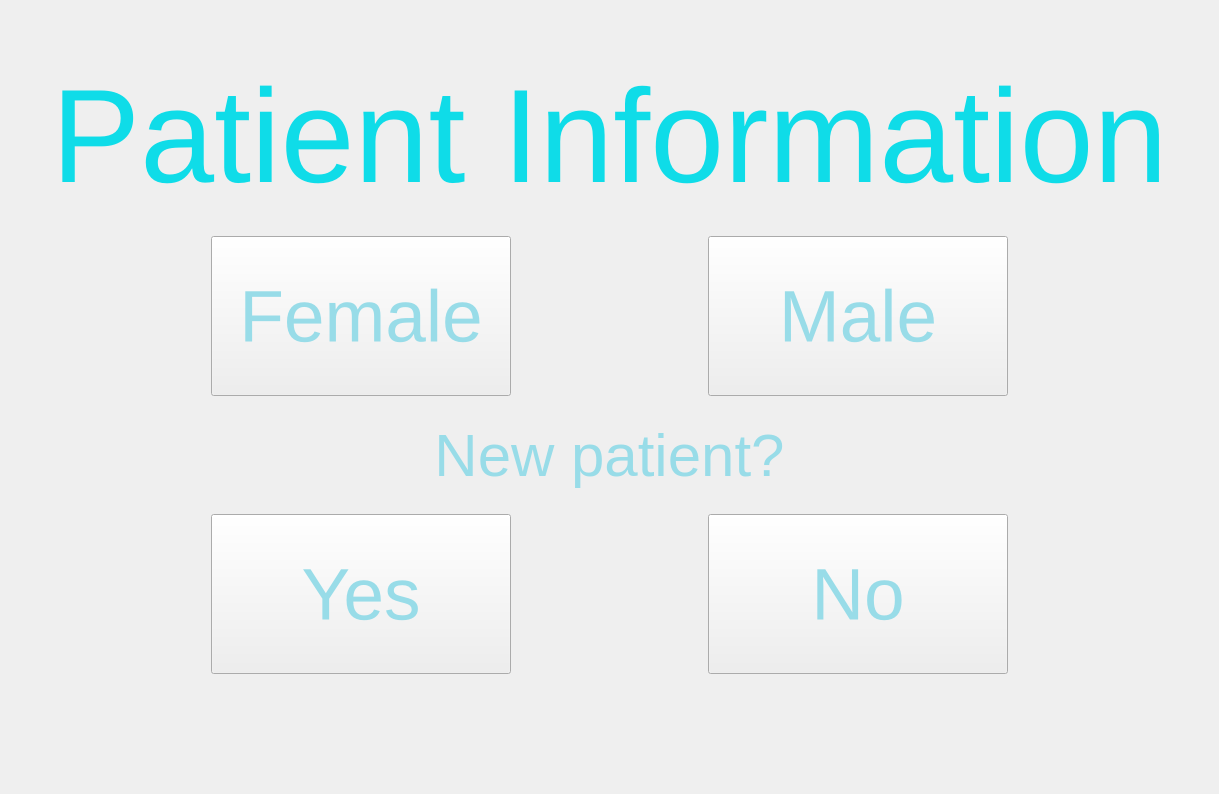
      <widget class="QWidget" name="pati_info_screen">
       <layout class="QVBoxLayout" name="verticalLayout_2">
        <item>
         <spacer name="verticalSpacer_3">
          <property name="orientation">
           <enum>Qt::Vertical</enum>
          </property>
          <property name="sizeType">
           <enum>QSizePolicy::Fixed</enum>
          </property>
          <property name="sizeHint" stdset="0">
           <size>
            <width>20</width>
            <height>50</height>
           </size>
          </property>
         </spacer>
        </item>
        <item>
         <layout class="QHBoxLayout" name="horizontalLayout_13">
          <item>
           <spacer name="horizontalSpacer_25">
            <property name="orientation">
             <enum>Qt::Horizontal</enum>
            </property>
            <property name="sizeHint" stdset="0">
             <size>
              <width>40</width>
              <height>20</height>
             </size>
            </property>
           </spacer>
          </item>
          <item>
           <widget class="QLabel" name="label_5">
            <property name="font">
             <font>
              <family>Segoe UI</family>
              <pointsize>100</pointsize>
             </font>
            </property>
            <property name="styleSheet">
             <string notr="true">.QLabel{
color:rgba(15, 220, 232,255);
}</string>
            </property>
            <property name="locale">
             <locale language="English" country="UnitedStates"/>
            </property>
            <property name="text">
             <string>Patient Information</string>
            </property>
            <property name="alignment">
             <set>Qt::AlignCenter</set>
            </property>
           </widget>
          </item>
          <item>
           <spacer name="horizontalSpacer_26">
            <property name="orientation">
             <enum>Qt::Horizontal</enum>
            </property>
            <property name="sizeHint" stdset="0">
             <size>
              <width>40</width>
              <height>20</height>
             </size>
            </property>
           </spacer>
          </item>
         </layout>
        </item>
        <item>
         <spacer name="verticalSpacer_4">
          <property name="orientation">
           <enum>Qt::Vertical</enum>
          </property>
          <property name="sizeType">
           <enum>QSizePolicy::Fixed</enum>
          </property>
          <property name="sizeHint" stdset="0">
           <size>
            <width>20</width>
            <height>10</height>
           </size>
          </property>
         </spacer>
        </item>
        <item>
         <widget class="QFrame" name="frame">
          <property name="minimumSize">
           <size>
            <width>0</width>
            <height>150</height>
           </size>
          </property>
          <layout class="QHBoxLayout" name="horizontalLayout_9">
           <item>
            <spacer name="horizontalSpacer_17">
             <property name="orientation">
              <enum>Qt::Horizontal</enum>
             </property>
             <property name="sizeHint" stdset="0">
              <size>
               <width>40</width>
               <height>20</height>
              </size>
             </property>
            </spacer>
           </item>
           <item>
            <widget class="QPushButton" name="btn_female">
             <property name="minimumSize">
              <size>
               <width>300</width>
               <height>160</height>
              </size>
             </property>
             <property name="maximumSize">
              <size>
               <width>150</width>
               <height>160</height>
              </size>
             </property>
             <property name="font">
              <font>
               <family>Segoe UI</family>
               <pointsize>55</pointsize>
              </font>
             </property>
             <property name="styleSheet">
              <string notr="true">.QPushButton {
	color:rgba(152, 220,232, 255);
	border-image: url(./images/button_background1.png)
}

.QPushButton:checked {
	border-image: url(./images/button_background2.png)

}</string>
             </property>
             <property name="locale">
              <locale language="English" country="UnitedStates"/>
             </property>
             <property name="text">
              <string>Female</string>
             </property>
             <property name="checkable">
              <bool>true</bool>
             </property>
             <property name="checked">
              <bool>false</bool>
             </property>
            </widget>
           </item>
           <item>
            <spacer name="horizontalSpacer_16">
             <property name="orientation">
              <enum>Qt::Horizontal</enum>
             </property>
             <property name="sizeHint" stdset="0">
              <size>
               <width>40</width>
               <height>20</height>
              </size>
             </property>
            </spacer>
           </item>
           <item>
            <widget class="QPushButton" name="btn_male">
             <property name="minimumSize">
              <size>
               <width>300</width>
               <height>160</height>
              </size>
             </property>
             <property name="maximumSize">
              <size>
               <width>150</width>
               <height>160</height>
              </size>
             </property>
             <property name="font">
              <font>
               <family>Segoe UI</family>
               <pointsize>55</pointsize>
              </font>
             </property>
             <property name="styleSheet">
              <string notr="true">.QPushButton {
	color:rgba(152, 220,232, 255);
	border-image: url(./images/button_background1.png)
}

.QPushButton:checked {
	border-image: url(./images/button_background2.png)

}</string>
             </property>
             <property name="locale">
              <locale language="English" country="UnitedStates"/>
             </property>
             <property name="text">
              <string>Male</string>
             </property>
             <property name="checkable">
              <bool>true</bool>
             </property>
             <property name="checked">
              <bool>false</bool>
             </property>
            </widget>
           </item>
           <item>
            <spacer name="horizontalSpacer_18">
             <property name="orientation">
              <enum>Qt::Horizontal</enum>
             </property>
             <property name="sizeHint" stdset="0">
              <size>
               <width>40</width>
               <height>20</height>
              </size>
             </property>
            </spacer>
           </item>
          </layout>
         </widget>
        </item>
        <item>
         <spacer name="verticalSpacer_5">
          <property name="orientation">
           <enum>Qt::Vertical</enum>
          </property>
          <property name="sizeType">
           <enum>QSizePolicy::Fixed</enum>
          </property>
          <property name="sizeHint" stdset="0">
           <size>
            <width>20</width>
            <height>10</height>
           </size>
          </property>
         </spacer>
        </item>
        <item>
         <layout class="QHBoxLayout" name="horizontalLayout_12">
          <item>
           <spacer name="horizontalSpacer_23">
            <property name="orientation">
             <enum>Qt::Horizontal</enum>
            </property>
            <property name="sizeHint" stdset="0">
             <size>
              <width>40</width>
              <height>20</height>
             </size>
            </property>
           </spacer>
          </item>
          <item>
           <widget class="QLabel" name="label_6">
            <property name="font">
             <font>
              <family>Segoe UI</family>
              <pointsize>45</pointsize>
             </font>
            </property>
            <property name="styleSheet">
             <string notr="true">.QLabel{
	color:rgba(152, 220,232, 255);
}</string>
            </property>
            <property name="locale">
             <locale language="English" country="UnitedStates"/>
            </property>
            <property name="text">
             <string>New patient?</string>
            </property>
            <property name="alignment">
             <set>Qt::AlignCenter</set>
            </property>
           </widget>
          </item>
          <item>
           <spacer name="horizontalSpacer_24">
            <property name="orientation">
             <enum>Qt::Horizontal</enum>
            </property>
            <property name="sizeHint" stdset="0">
             <size>
              <width>40</width>
              <height>20</height>
             </size>
            </property>
           </spacer>
          </item>
         </layout>
        </item>
        <item>
         <spacer name="verticalSpacer_6">
          <property name="orientation">
           <enum>Qt::Vertical</enum>
          </property>
          <property name="sizeType">
           <enum>QSizePolicy::Fixed</enum>
          </property>
          <property name="sizeHint" stdset="0">
           <size>
            <width>20</width>
            <height>10</height>
           </size>
          </property>
         </spacer>
        </item>
        <item>
         <widget class="QFrame" name="frame">
          <property name="minimumSize">
           <size>
            <width>0</width>
            <height>150</height>
           </size>
          </property>
          <layout class="QHBoxLayout" name="horizontalLayout_10">
           <item>
            <spacer name="horizontalSpacer_19">
             <property name="orientation">
              <enum>Qt::Horizontal</enum>
             </property>
             <property name="sizeHint" stdset="0">
              <size>
               <width>40</width>
               <height>20</height>
              </size>
             </property>
            </spacer>
           </item>
           <item>
            <widget class="QPushButton" name="btn_yes">
             <property name="minimumSize">
              <size>
               <width>300</width>
               <height>160</height>
              </size>
             </property>
             <property name="maximumSize">
              <size>
               <width>150</width>
               <height>160</height>
              </size>
             </property>
             <property name="font">
              <font>
               <family>Segoe UI</family>
               <pointsize>55</pointsize>
              </font>
             </property>
             <property name="styleSheet">
              <string notr="true">.QPushButton {
	color:rgba(152, 220,232, 255);
	border-image: url(./images/button_background1.png)
}

.QPushButton:pressed {
	border-image: url(./images/button_background2.png)

}</string>
             </property>
             <property name="locale">
              <locale language="English" country="UnitedStates"/>
             </property>
             <property name="text">
              <string>Yes</string>
             </property>
             <property name="checkable">
              <bool>true</bool>
             </property>
            </widget>
           </item>
           <item>
            <spacer name="horizontalSpacer_20">
             <property name="orientation">
              <enum>Qt::Horizontal</enum>
             </property>
             <property name="sizeHint" stdset="0">
              <size>
               <width>40</width>
               <height>20</height>
              </size>
             </property>
            </spacer>
           </item>
           <item>
            <widget class="QPushButton" name="btn_no">
             <property name="minimumSize">
              <size>
               <width>300</width>
               <height>160</height>
              </size>
             </property>
             <property name="maximumSize">
              <size>
               <width>150</width>
               <height>160</height>
              </size>
             </property>
             <property name="font">
              <font>
               <family>Segoe UI</family>
               <pointsize>55</pointsize>
              </font>
             </property>
             <property name="styleSheet">
              <string notr="true">.QPushButton {
	color:rgba(152, 220,232, 255);
	border-image: url(./images/button_background1.png)
}

.QPushButton:pressed {
	border-image: url(./images/button_background2.png)

}</string>
             </property>
             <property name="locale">
              <locale language="English" country="UnitedStates"/>
             </property>
             <property name="text">
              <string>No</string>
             </property>
             <property name="checkable">
              <bool>true</bool>
             </property>
            </widget>
           </item>
           <item>
            <spacer name="horizontalSpacer_21">
             <property name="orientation">
              <enum>Qt::Horizontal</enum>
             </property>
             <property name="sizeHint" stdset="0">
              <size>
               <width>40</width>
               <height>20</height>
              </size>
             </property>
            </spacer>
           </item>
          </layout>
         </widget>
        </item>
        <item>
         <spacer name="verticalSpacer_7">
          <property name="orientation">
           <enum>Qt::Vertical</enum>
          </property>
          <property name="sizeHint" stdset="0">
           <size>
            <width>20</width>
            <height>100</height>
           </size>
          </property>
         </spacer>
        </item>
       </layout>
      </widget>
